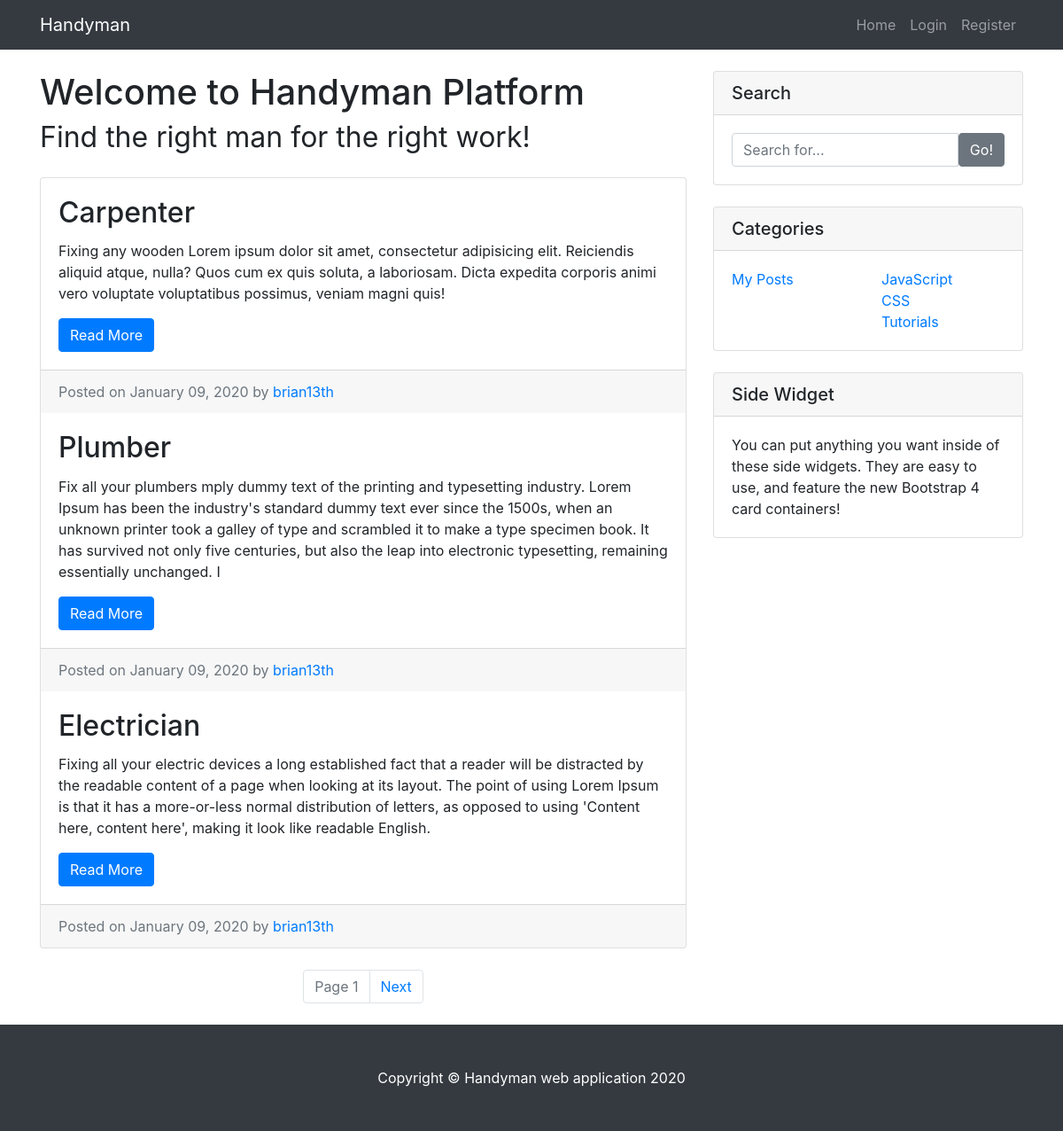
The page / on the database its author committed.
### main/models.py (models this page shows, shortened)
class Post(models.Model):
    title = models.CharField(max_length=200)
    context = models.CharField(max_length=500)
    date_posted = models.DateTimeField(default=timezone.now)
    author = models.ForeignKey(User , on_delete=models.CASCADE)

### main/views.py (the view)
# urls.py: path('', PostListView.as_view(), name='main-view'),
class PostListView(ListView):
    model = Post
    paginate_by = 3

### main/templates/main/post_list.html (shortened to what this page needs)
{% extends "main/base.html" %}
{% block content %}
  <div class="card mb-4">
    {% for post in object_list %}
      <div class="card-body">
        <h2 class="card-title">{{ post.title }}</h2>
        <p class="card-text">{{ post.context }}</p>
        <a href="{% url 'main-detail' post.id %}" class="btn btn-primary">Read More</a>
      </div>
      <div class="card-footer text-muted">
        Posted on {{ post.date_posted| date:"F d, Y" }} by
        {% if user == post.author and user.is_authenticated %}
          <a href="{% url 'users-profile' %}">{{ post.author }}</a>
        {% elif user.is_authenticated %}
          <a href="{% url 'main-contact' post.author %}">{{ post.author }}</a>
        {% else %}
          <a href="{% url 'main-contact' post.author %}">{{ post.author }}</a>
        {% endif %}
      </div>
    {% endfor %}
  </div>
{% endblock %}
{% block pagination %}
  <ul class="pagination justify-content-center mb-4">
      <li class="page-item disabled">
        <span class="page-link">Page {{ page_obj.number }}</span>
      </li>
    {% if page_obj.has_next %}
      <li class="page-item">
        <a class="page-link" href="?page={{page_obj.next_page_number }}">Next</a>
      </li>
    {% endif %}
  </ul>
{% endblock %}

### main/static/main/css/blog-home.css (style rules this page uses)
body { padding-top: 56px; }

### rows shown on the page
Post: title "Carpenter", context "Fixing any wooden Lorem ipsum dolor sit amet, consectetur adipisicing elit. Reiciendis aliquid atque, nulla? Quos cum ex quis soluta, a laboriosam. Dicta expedita corporis animi vero voluptate voluptatibus possimus, veniam magni quis!", date_posted "January 09, 2020", author "brian13th"
Post: title "Plumber", context "Fix all your plumbers mply dummy text of the printing and typesetting industry. Lorem Ipsum has been the industry's standard dummy text ever since the 1500s, when an unknown printer took a galley of type and scrambled it to make a type specimen book. It has survived not only five centuries, but also the leap into electronic typesetting, remaining essentially unchanged. I", date_posted "January 09, 2020", author "brian13th"
Post: title "Electrician", context "Fixing all your electric devices a long established fact that a reader will be distracted by the readable content of a page when looking at its layout. The point of using Lorem Ipsum is that it has a more-or-less normal distribution of letters, as opposed to using 'Content here, content here', making it look like readable English.", date_posted "January 09, 2020", author "brian13th"

### other values the page prints
{{ page_obj.number }} "1"
